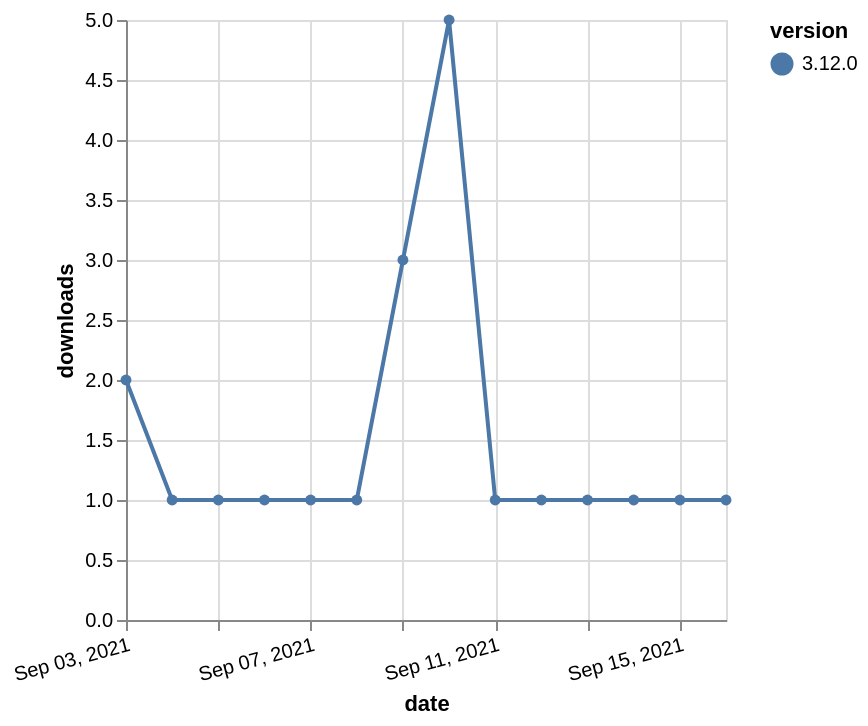

This figure's Vega-Lite source:
### Vega-Lite specification from a JSON file in a GitHub repository (floating-point values rounded to 4 significant figures)
{"$schema": "https://vega.github.io/schema/vega-lite/v5.json", "description": "A simple bar chart with embedded data.", "data": {"values": [{"date": "2021-09-03", "total": 621, "delta": 2, "version": "3.12.0"}, {"date": "2021-09-04", "total": 622, "delta": 1, "version": "3.12.0"}, {"date": "2021-09-05", "total": 623, "delta": 1, "version": "3.12.0"}, {"date": "2021-09-06", "total": 624, "delta": 1, "version": "3.12.0"}, {"date": "2021-09-07", "total": 625, "delta": 1, "version": "3.12.0"}, {"date": "2021-09-08", "total": 626, "delta": 1, "version": "3.12.0"}, {"date": "2021-09-09", "total": 629, "delta": 3, "version": "3.12.0"}, {"date": "2021-09-10", "total": 634, "delta": 5, "version": "3.12.0"}, {"date": "2021-09-11", "total": 635, "delta": 1, "version": "3.12.0"}, {"date": "2021-09-12", "total": 636, "delta": 1, "version": "3.12.0"}, {"date": "2021-09-13", "total": 637, "delta": 1, "version": "3.12.0"}, {"date": "2021-09-14", "total": 638, "delta": 1, "version": "3.12.0"}, {"date": "2021-09-15", "total": 639, "delta": 1, "version": "3.12.0"}, {"date": "2021-09-16", "total": 640, "delta": 1, "version": "3.12.0"}]}, "width": "container", "mark": {"type": "line", "point": {"filled": true}}, "encoding": {"x": {"field": "date", "type": "temporal", "timeUnit": "yearmonthdate", "title": "date", "axis": {"labelAngle": -15}}, "y": {"field": "delta", "type": "quantitative", "title": "downloads"}, "color": {"field": "version", "type": "nominal"}, "tooltip": {"field": "delta"}}}
